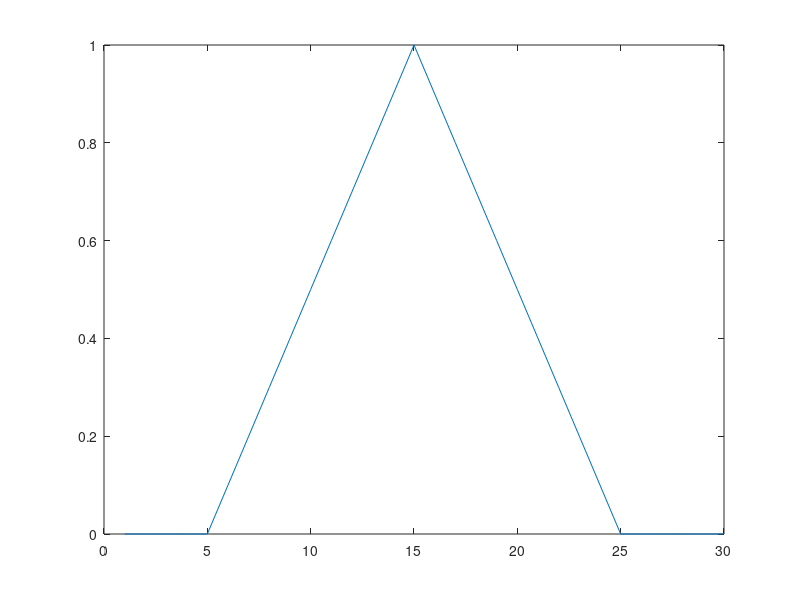

Reproduce this figure in MATLAB.
a = 5;
b = 15;
c = 25;

for i=1:c+5;
    x(i,1)=i;
    if i <= a
        y(i,1)=0;
    elseif i <= b
        y(i,1)=(i-a)/(b-a);
    elseif i <= c
        y(i,1)=(i-c)/(b-c);
    else
        y(i,1)=0;
    end
end;
plot(x,y)
